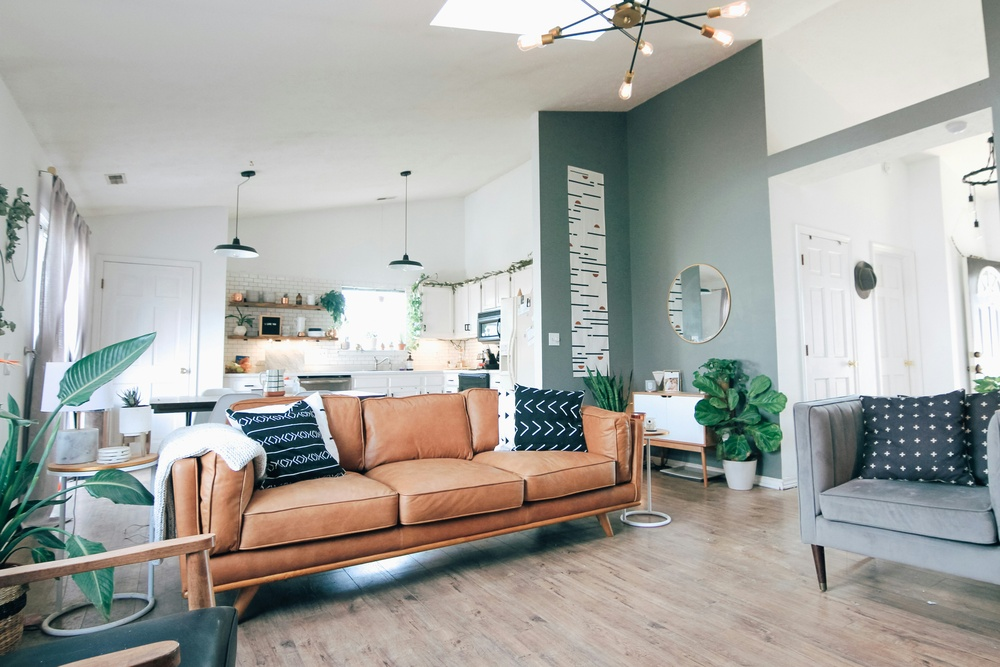
#> input picture input/1_negative_image_1.jpg, 1000 x 667 px, shrunk from 4708 x 3139 before the run; its folder holds only this picture in this run
$ python -i histogram_equalization.py   (imports and definitions only)
#> lines starting #> are read from the running program, lines starting #| are printed output that depends on the picture
### src/utils.py
"""Shared helpers for uint8 images (grayscale or RGB, channel-last)."""

from __future__ import annotations

import numpy as np

EPS = 1e-9


def is_grayscale(image: np.ndarray) -> bool:
    return image.ndim == 2 or (image.ndim == 3 and image.shape[2] == 1)


def to_uint8(image: np.ndarray) -> np.ndarray:
    return np.clip(np.rint(image), 0, 255).astype(np.uint8)


def to_float01(image: np.ndarray) -> np.ndarray:
    return image.astype(np.float64) / 255.0


# [4 lines left out: function squeeze_gray, not called in this run]

### src/methods/histogram_equalization.py
"""Histogram equalization: full image (gray) or Y channel in YUV (RGB color)"""

from __future__ import annotations

import cv2
import numpy as np

from src.utils import is_grayscale, squeeze_gray


def _global_histogram_equalize_uint8(gray: np.ndarray) -> np.ndarray:
    g = np.asarray(gray, dtype=np.uint8)
    n = g.size
    if n == 0:
        return g.copy()
    hist = np.bincount(g.ravel().astype(np.uint16), minlength=256)
    cdf = np.cumsum(hist, dtype=np.float64)
    n_f = float(cdf[-1])
    if n_f <= 0.0:
        return g.copy()
    l_minus_1 = 255.0
    lut = np.rint(l_minus_1 * cdf / n_f).clip(0, 255).astype(np.uint8)
    return lut[g]


def histogram_equalize(image: np.ndarray) -> np.ndarray:
    if image.dtype != np.uint8:
        raise TypeError("image must be uint8")
    if is_grayscale(image):
        g = squeeze_gray(image)
        out = _global_histogram_equalize_uint8(g)
        return out if g.ndim == 2 else out[:, :, np.newaxis]
    bgr = cv2.cvtColor(image, cv2.COLOR_RGB2BGR)
    yuv = cv2.cvtColor(bgr, cv2.COLOR_BGR2YUV)
    y = yuv[:, :, 0]
    yuv[:, :, 0] = _global_histogram_equalize_uint8(y)
    bgr2 = cv2.cvtColor(yuv, cv2.COLOR_YUV2BGR)
    return cv2.cvtColor(bgr2, cv2.COLOR_BGR2RGB)

>>> import cv2
>>> picture = cv2.cvtColor(cv2.imread('../../input/1_negative_image_1.jpg'), cv2.COLOR_BGR2RGB)
>>> result = histogram_equalize(picture)
#> in histogram_equalize, bgr is the input picture: shape (667, 1000, 3); mean B, G, R 163.3, 168, 168.1
#> in histogram_equalize, `yuv = cv2.cvtColor(bgr, cv2.COLOR_BGR2YUV)`: yuv: shape (667, 1000, 3); mean of channels 0, 1, 2 167.5, 126, 128.5
#> in histogram_equalize, `y = yuv[:, :, 0]`:
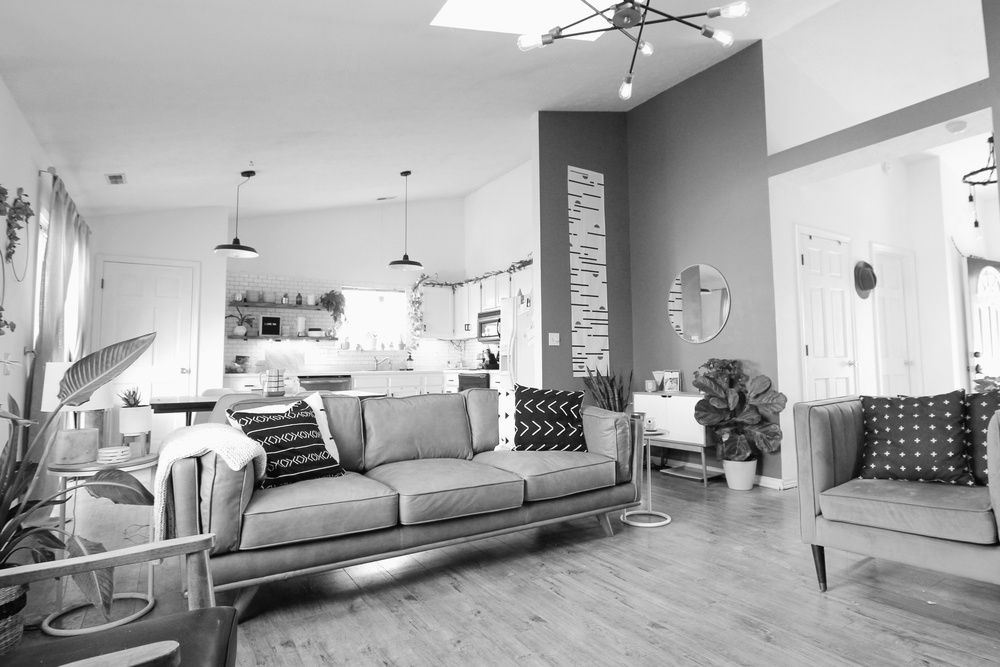
#> y: shape (667, 1000); min 1, max 255, mean 167.5
#> in _global_histogram_equalize_uint8, `hist = np.bincount(g.ravel().astype(np.uint16), minlength=256)`: hist = 256 values, max 12130 at index 250, min 0 at index 0, mean 2605.5
#> in _global_histogram_equalize_uint8, `cdf = np.cumsum(hist, dtype=np.float64)`: cdf = 256 values from 0 to 667000
#> in _global_histogram_equalize_uint8, `n_f = float(cdf[-1])`: n_f = 667000
#> in _global_histogram_equalize_uint8, `lut = np.rint(l_minus_1 * cdf / n_f).clip(0, 255).astype(np.uint8)`: lut = 256 values from 0 to 255
#> in _global_histogram_equalize_uint8, `return lut[g]`:
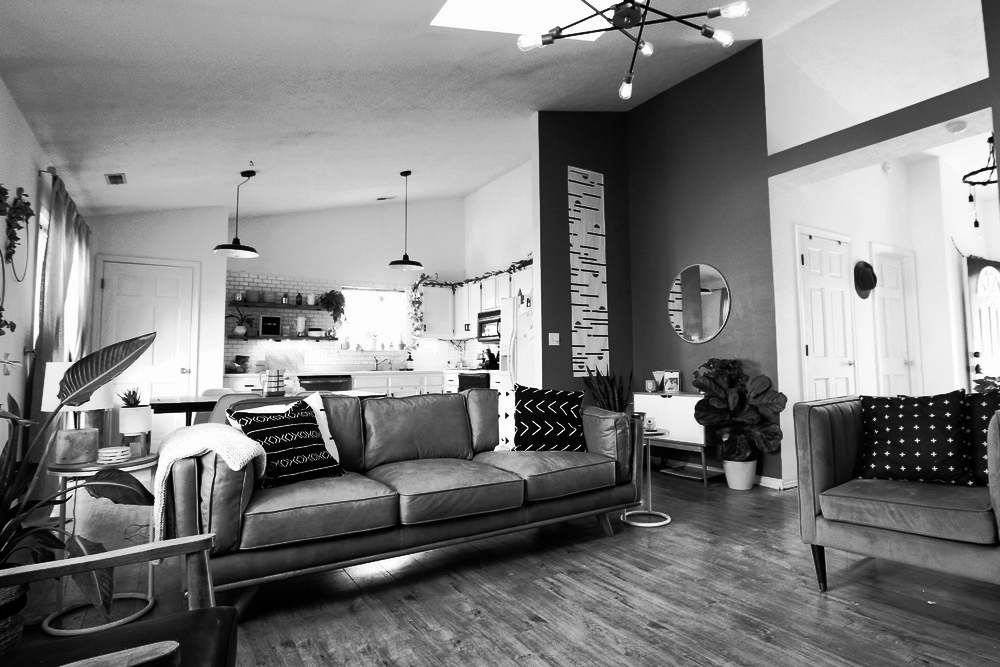
#> returned value: shape (667, 1000); min 0, max 255, mean 128.4
#> in histogram_equalize, `yuv[:, :, 0] = _global_histogram_equalize_uint8(y)`: yuv: shape (667, 1000, 3); mean of channels 0, 1, 2 128.4, 126, 128.5
#> in histogram_equalize, `bgr2 = cv2.cvtColor(yuv, cv2.COLOR_YUV2BGR)`:
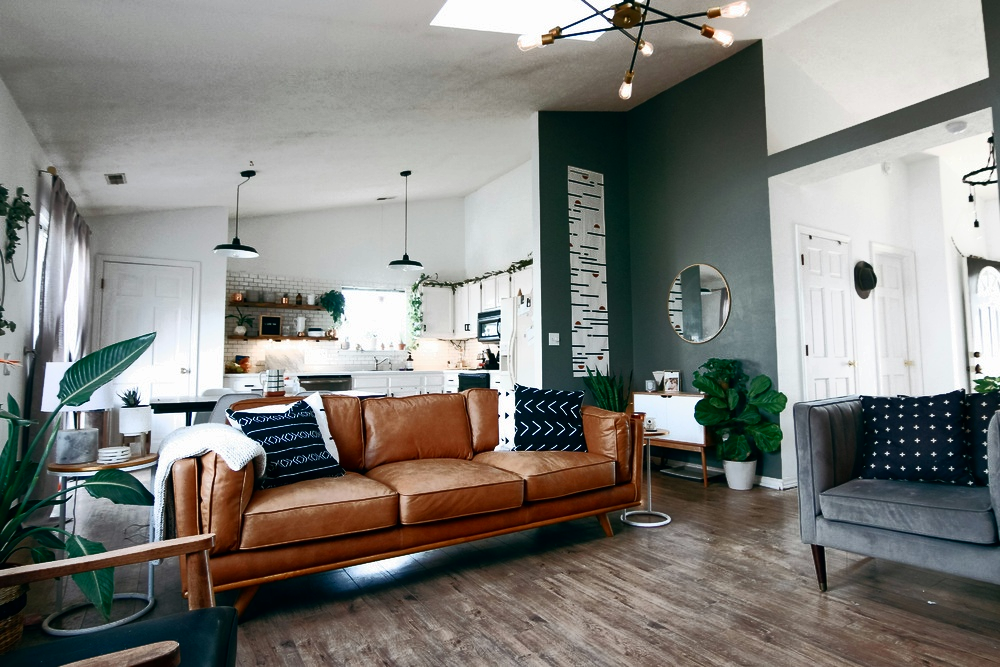
#> bgr2: shape (667, 1000, 3); mean B, G, R 124.4, 128.9, 129.6

$ run again, on input/2_gamma_image_1.jpg
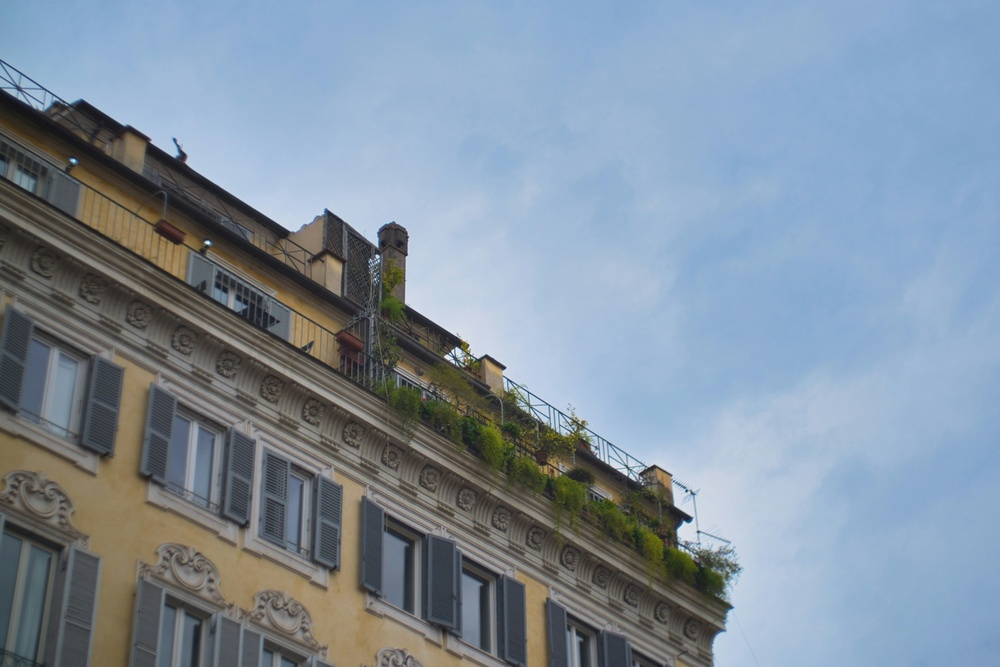
#> input picture input/2_gamma_image_1.jpg, 1000 x 667 px, shrunk from 5553 x 3702 before the run
#> in histogram_equalize, bgr is the input picture: shape (667, 1000, 3); mean B, G, R 157.7, 143.2, 128.4
#> in histogram_equalize, `y = yuv[:, :, 0]`:
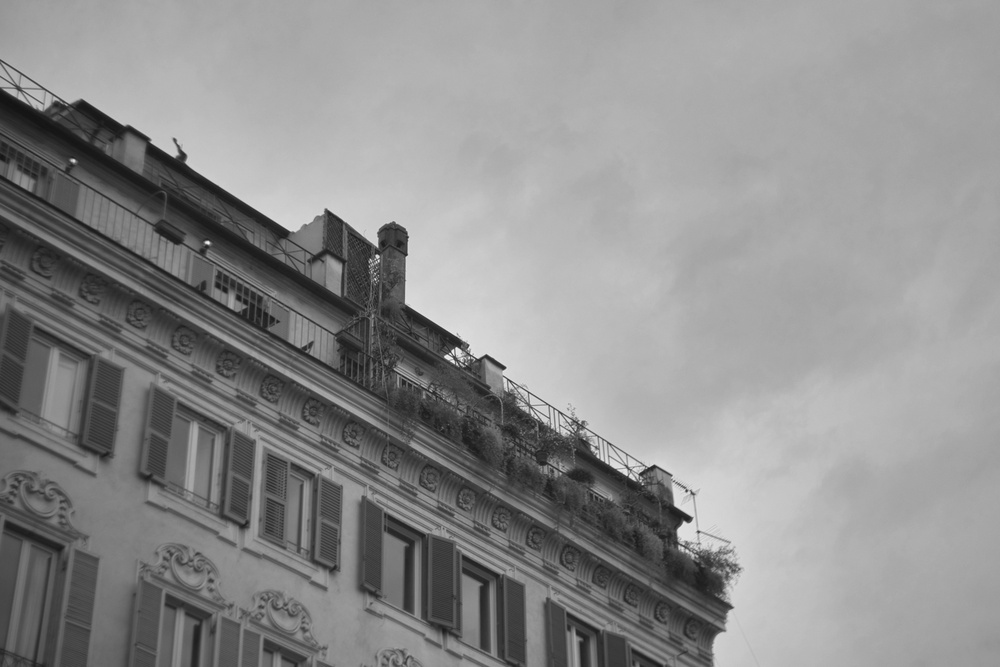
#> y: shape (667, 1000); min 18, max 244, mean 140.4
#> hist = 256 values, max 19762 at index 169, min 0 at index 0, mean 2605.5
#> cdf = 256 values from 0 to 667000
#> n_f = 667000
#> lut = 256 values from 0 to 255
#> in histogram_equalize, `bgr2 = cv2.cvtColor(yuv, cv2.COLOR_YUV2BGR)`:
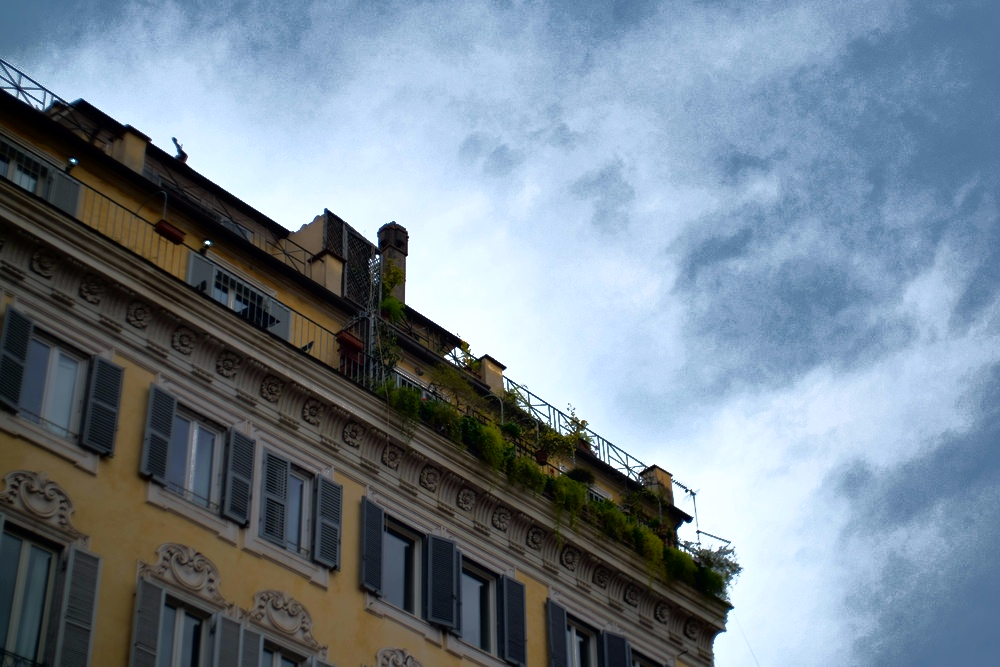
#> bgr2: shape (667, 1000, 3); mean B, G, R 145.1, 131.6, 116.9
